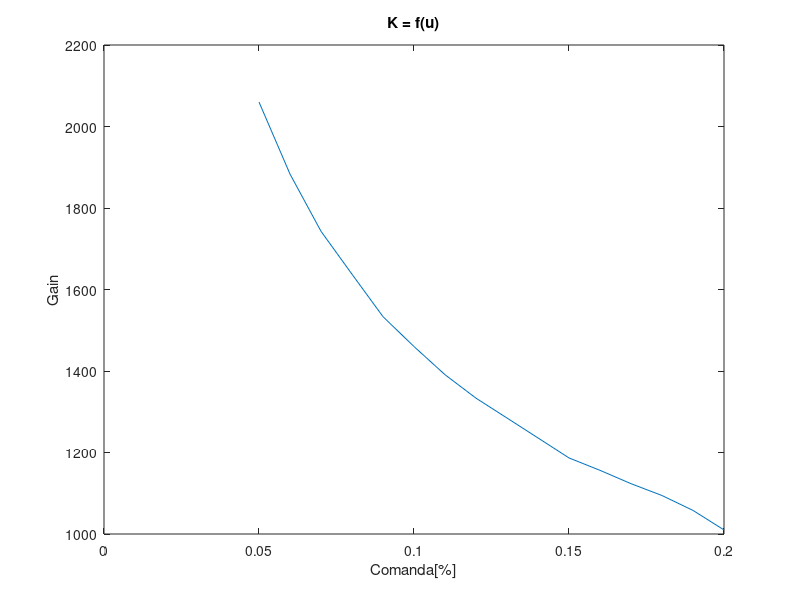
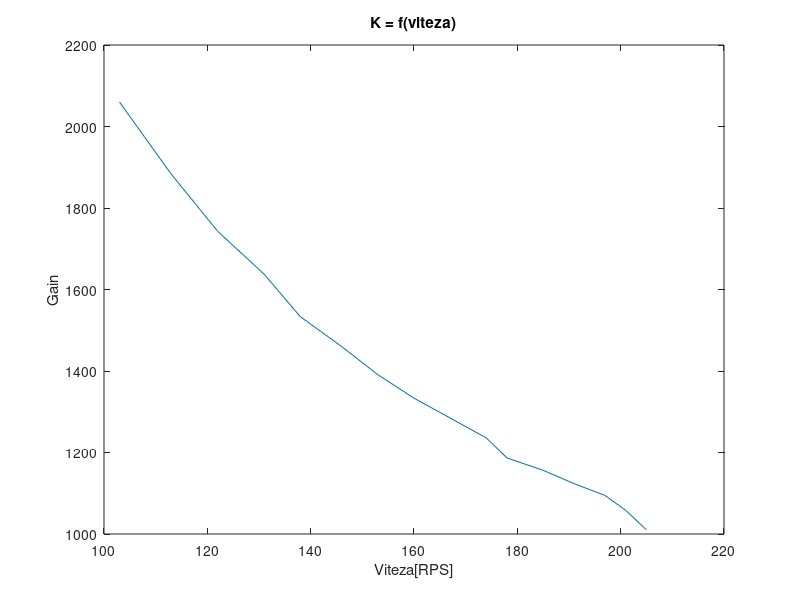

Recreate these plots in MATLAB, in order.
T = 0.8;
Knom = 2225;

u = 0.05:0.01:0.2;
k = [2060 1883.33 1742.86 1637.5 1533.33 1460 1390.91 1333.33 1284.62 1235.71 1186.67 1156.25 1123.53 1094.44 1057.89 1010];
v = [103 113 122 131 138 146 153 160 167 174 178 185 191 197 201 205];

figure
plot(u,k);
title('K = f(u)')
xlabel('Comanda[%]')
ylabel('Gain')
figure
plot(v,k);
title('K = f(viteza)')
xlabel('Viteza[RPS]')
ylabel('Gain')